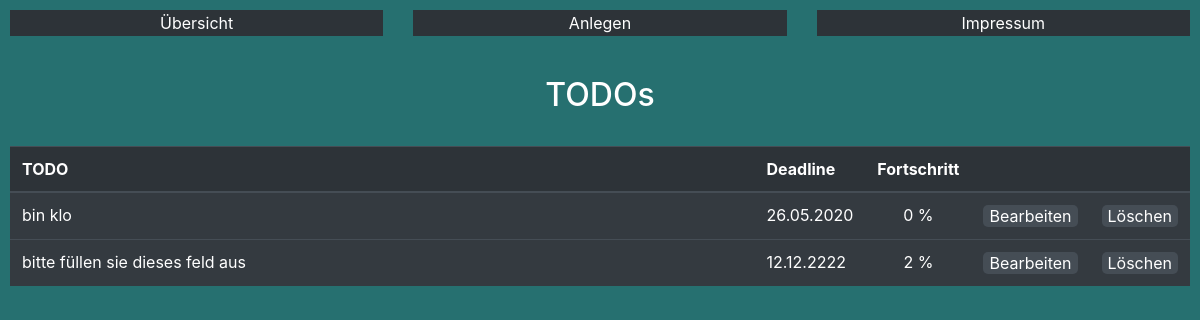
Before: / with the older database file.
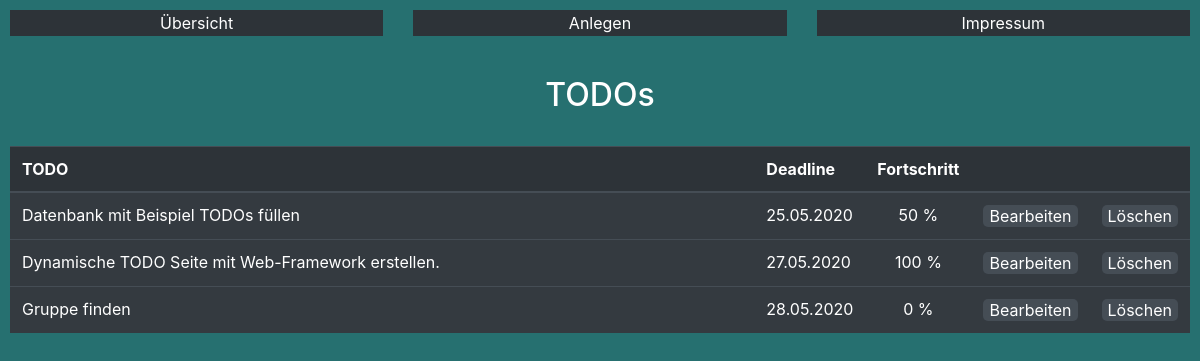
After: the same page with the newer database file.
### TODO/models.py (models this page shows, shortened)
class TODO(models.Model):
    name = models.CharField(max_length=160)
    deadline = models.DateTimeField()
    fortschritt = models.IntegerField(default=0)

### TODO/views.py (the view)
# urls.py: path('', views.Main.as_view(), name='main'),
class Main(generic.ListView):
    template_name = 'TODO/main.html'
    context_object_name = 'TODO_list'
    def get_queryset(self):
        return TODO.objects.order_by('deadline')

### TODO/templates/TODO/main.html (shortened to what this page needs)
<link rel="stylesheet" href="https://stackpath.bootstrapcdn.com/bootstrap/4.4.1/css/bootstrap.min.css">
{% load static %}
<link rel="stylesheet" type="text/css" href="{% static 'TODO/style.css' %}">
<body>
    <div class="row">
        <div class="col-sm">
            <td class="header" style="margin-left: 10px;">
                <form action="{% url 'main' %}">
                    <button class="header">Übersicht</button>
                </form>
            </td>
        </div>
        <div class="col-sm">
            <td class="header">
                <form action="{% url 'add' %}">
                    <button class="header">Anlegen</button>
                </form>
        </div>
        <div class="col-sm">
            <td class="header">
                <form action="{% url 'imp' %}">
                    <button class="header">Impressum</button>
                </form>
        </div>
    </div>
    <br>
    <h2>TODOs</h2><br>
    <table class="table table-hover table-dark" style="width: 100%;margin-right: 10px;">
        <thead style="background-color:#2d3338">
            <tr>
            <th style="width:100%">TODO</th>
            <th style="width:150px">Deadline</th>
            <th style="width:100px">Fortschritt</th>
            <th style="width:5%;"></th>
            <th style="width:5%;"></th>
            </tr>
        </thead>
        <tbody>
        {% if request.method == 'POST' %}
        {% for todo in TODO_list %}
            {% if todo.id == editid %}
                <tr>
                    <form action="{% url 'save' %}" method="post">{% csrf_token %}
                        <td><textarea type="text" class="titel" name="name" required="required" maxlength="160">{{ todo.name }}</textarea></td>
                        <td><input type="date" class="datum" name = "deadline" required="required" min='1999-01-01' max='9999-12-31' value={{ todo.deadline|date:'Y-m-d' }} ></td>
                        <td><input type="number" class="fort" name = "fortschritt" min ="0" max="100" value={{ todo.fortschritt }}> %</td>
                        <td><button name="id" value="{{ todo.id }}" class="editdel">Speichern</button></td>
                    </form>
                    <form action="{% url 'delete' %}" method="post">{% csrf_token %}
                    <td><button name="id" value="{{ todo.id }}" class="editdel" type="submit">Löschen</button></td></form>
                </tr>
            {% else %}
                <tr>
                    <td>{{ todo.name }}</td>
                    <td>{{ todo.deadline|date:'d.m.Y' }}</td>
                    <td style="text-align:center">{{ todo.fortschritt }} %</td>
                    <form action="{% url 'edit' %}" method="post">{% csrf_token %}
                    <td><button name="id" value="{{ todo.id }}" class="editdel">Bearbeiten</button></td></form>
                    <form action="{% url 'delete' %}" method="post">{% csrf_token %}
                    <td><button name="id" value="{{ todo.id }}" class="editdel" type="submit">Löschen</button></td></form>
                </tr>
            {% endif %}
        {% endfor %}
        {% else %}
        {% for todo in TODO_list %}
            <tr>
                <td>{{ todo.name }}</td>
                <td>{{ todo.deadline|date:'d.m.Y' }}</td>
                <td style="text-align:center">{{ todo.fortschritt }} %</td>
                <form action="{% url 'edit' %}" method="post">{% csrf_token %}
                <td><button name="id" value="{{ todo.id }}" class="editdel">Bearbeiten</button></td></form>
                <form action="{% url 'delete' %}" method="post">{% csrf_token %}
                <td><button name="id" value="{{ todo.id }}" class="editdel" type="submit">Löschen</button></td></form>
            </tr>
        {% endfor %}
        {% endif %}
        </tbody>
    </table>
</body>

### TODO/static/TODO/style.css (style rules this page uses)
body { margin-top:10px; margin-left:10px; margin-right:10px; background-color:rgb(38, 112, 112); color:white; }
button.header { color:white; background-color: #2d3338 ; width:100%; border: 0px transparent; }
button.editdel { background-color:#454d55; border:0px; border-radius: 5px; color:white; }
h2 { text-align: center; }

Changed rows visible on the page:
removed TODO: name "bin klo", deadline "26.05.2020", fortschritt "0", {{ todo.id }} 56 (drawn)
removed TODO: name "bitte füllen sie dieses feld aus", deadline "12.12.2222", fortschritt "2", {{ todo.id }} 58 (drawn)
added TODO: name "Datenbank mit Beispiel TODOs füllen", deadline "25.05.2020", fortschritt "50", {{ todo.id }} 64 (drawn)
added TODO: name "Dynamische TODO Seite mit Web-Framework erstellen.", deadline "27.05.2020", fortschritt "100", {{ todo.id }} 63 (drawn)
added TODO: name "Gruppe finden", deadline "28.05.2020", fortschritt "0", {{ todo.id }} 62 (drawn)
